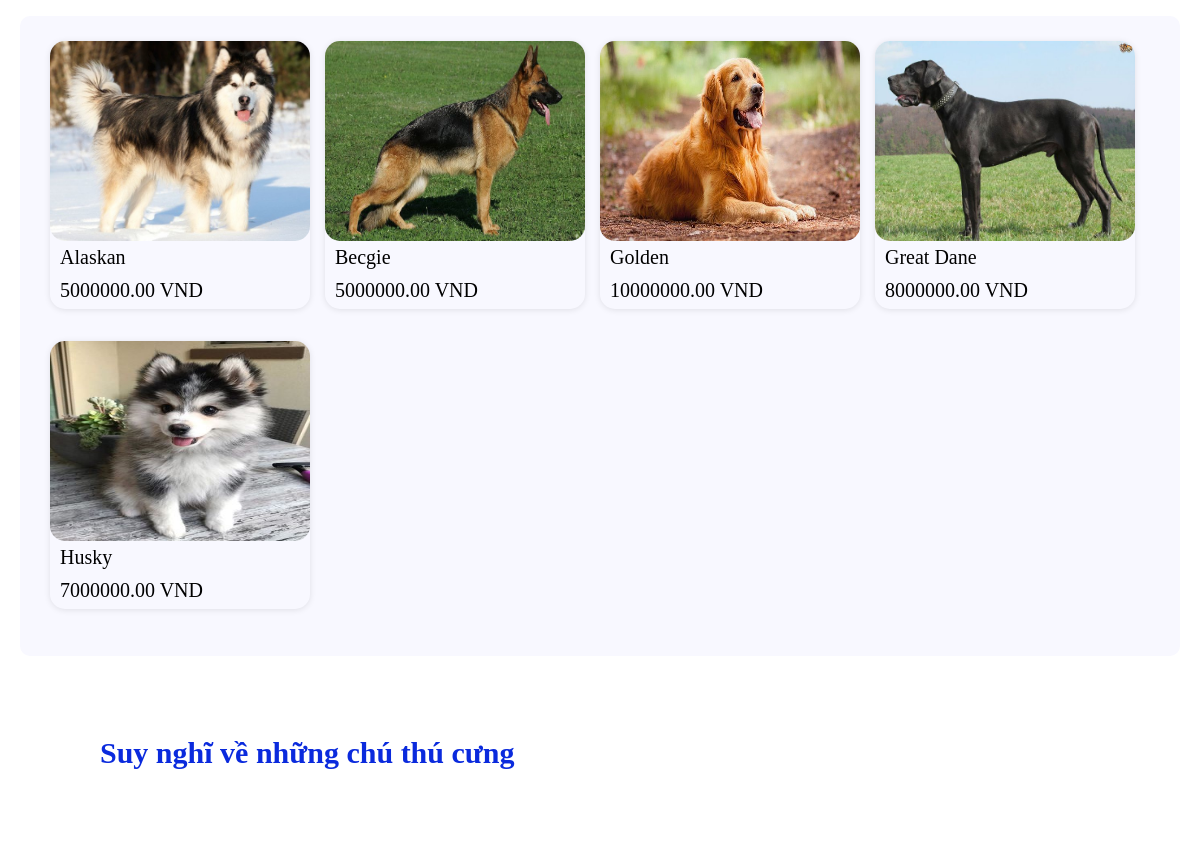
Page /view.php (middle part) on the earlier database version.
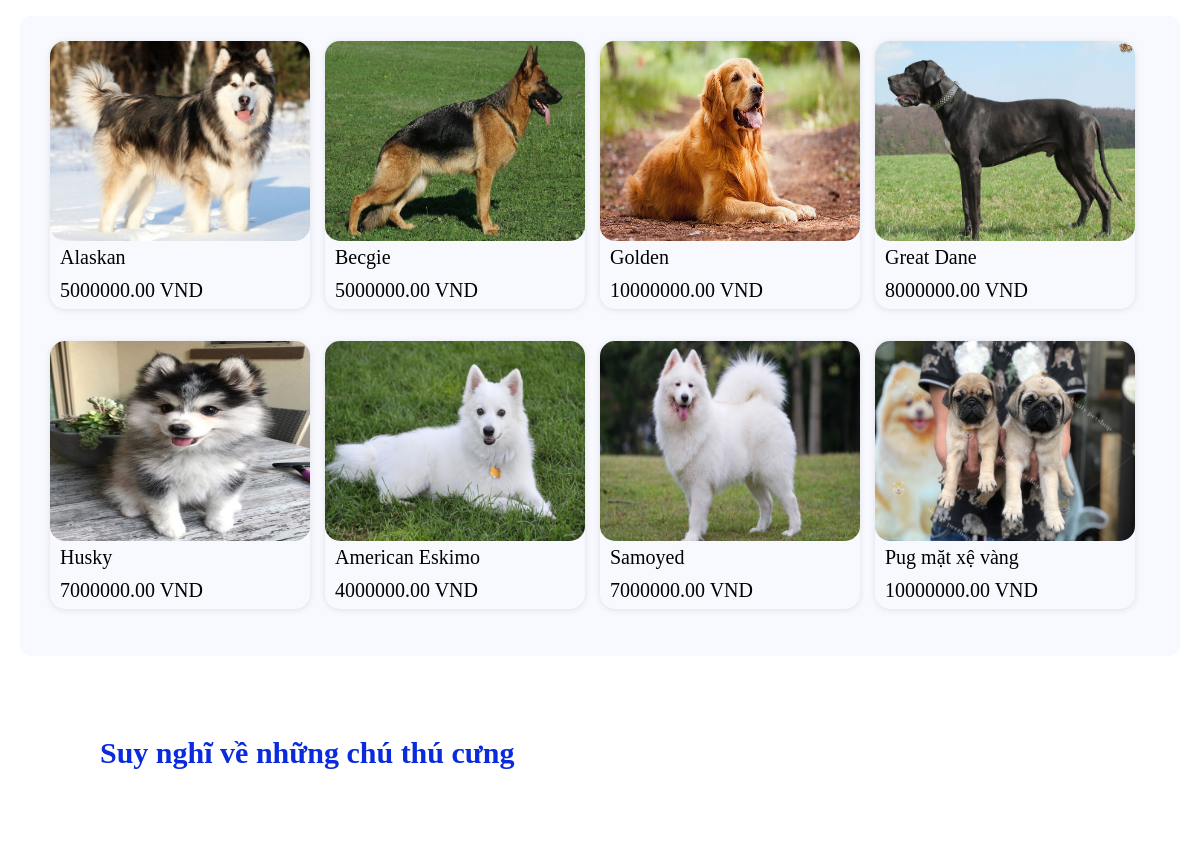
Same page on the later database version.
### tables this page shows
CREATE TABLE `sanpham` (
  `id` int(11) NOT NULL,
  `name` varchar(255) NOT NULL,
  `price` double(10,2) DEFAULT 0.00,
  `img` varchar(255) DEFAULT NULL,
  `mota` text DEFAULT NULL,
  `luotxem` int(11) DEFAULT 0,
  `iddm` int(11) NOT NULL
);

### view.php (the view, shortened to what this page needs)
<!DOCTYPE html>
<html>
<head>
    <link rel="stylesheet" href="css/xemhang.css">
	<link rel="stylesheet" type="text/css" href="css/style.css">
</head>
<body style="background-image: url(images/background.jpg); background-size: 100% 100%;">
    <h3 class="hat3">MỘT SỐ THÚ CƯNG KHÁC</h3>
    <div class="row2" style="margin: 0px 20px;">
    <?php
        include "connect_db.php";
        $sql = "SELECT *FROM sanpham";
        $result = mysqli_query($conn,$sql);
    ?>
    <?php foreach ($result as $item) { ?>
        <div class="col-2th ">
            <div class="card">
                <div class="image">
					<a href="view.php?this_id=<?php echo $item['id'] ?>">
                        <img src="./upload/<?php echo $item['img']; ?>">
                    </a>
				</div>
					<a class="name" href="view.php?this_id=<?php echo $item['id'] ?>"><?php echo $item['name']; ?></a>
					<a href="view.php?this_id=<?php echo $item['id'] ?>" ><p class="price"><?php echo $item['price']; ?> VND</p></a>
            </div>
        </div>
    <?php } ?>
    </div>
    <div class="suynghivethucung">
        <h3 class="suynghi">Suy nghĩ về những chú thú cưng</h3>
    </div>
</body>
</html>

### css/xemhang.css (style rules this page uses)
* { margin: 0; padding: 0; box-sizing: border-box; }
h3 { font-size: 30px; color: rgb(10, 42, 221); padding-bottom: 20px; }
.hat3 { padding-left: 20px; }
.suynghi { padding-top: 30px; padding-left: 50px; padding-bottom: 40px; }
.suynghivethucung { padding: 50px; }

### css/style.css (style rules this page uses)
* { margin: 0; padding: 0; box-sizing: border-box; }
.row2 { display: flex; max-width: 100%; flex-wrap: wrap; margin-left: -15px; margin-right: -15px; background-color: ghostwhite; border-radius: 10px; padding: 20px 30px; }
a { text-decoration: none; color: black; font-size: 20px; }
p { margin: 10px 0 10px 0; }
.col-2th { flex: 0 0 25%; max-width: 25%; height: 300px; }
.image img { width: 100%; height: 200px; border-radius: 15px; }
.card { border-radius: 15px; box-shadow: 0 1px 6px rgb(0 0 0 / 10%); margin: 5px 15px 0 0; }
.name { padding-left: 10px; }
.price { padding-left: 10px; padding-bottom: 7px; }

Differences in the rows shown:
added sanpham: img (picture), name "American Eskimo", price "4000000.00"
added sanpham: img (picture), name "Samoyed", price "7000000.00"
added sanpham: img (picture), name "Pug mặt xệ vàng", price "10000000.00"
